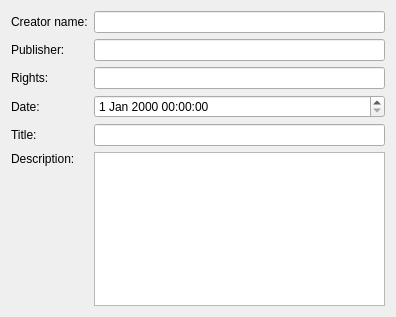
<?xml version="1.0" encoding="UTF-8"?>
<ui version="4.0">
 <class>DublinCore</class>
 <widget class="QWidget" name="DublinCore">
  <property name="geometry">
   <rect>
    <x>0</x>
    <y>0</y>
    <width>396</width>
    <height>317</height>
   </rect>
  </property>
  <layout class="QHBoxLayout" name="horizontalLayout">
   <item>
    <layout class="QFormLayout" name="formLayout">
     <property name="rowWrapPolicy">
      <enum>QFormLayout::WrapLongRows</enum>
     </property>
     <item row="0" column="0">
      <widget class="QLabel" name="label">
       <property name="text">
        <string>Creator name:</string>
       </property>
       <property name="buddy">
        <cstring>editCreator</cstring>
       </property>
      </widget>
     </item>
     <item row="0" column="1">
      <widget class="QLineEdit" name="editCreator"/>
     </item>
     <item row="1" column="0">
      <widget class="QLabel" name="label_4">
       <property name="text">
        <string>Publisher:</string>
       </property>
       <property name="buddy">
        <cstring>editPublisher</cstring>
       </property>
      </widget>
     </item>
     <item row="1" column="1">
      <widget class="QLineEdit" name="editPublisher"/>
     </item>
     <item row="2" column="0">
      <widget class="QLabel" name="label_5">
       <property name="text">
        <string>Rights:</string>
       </property>
       <property name="buddy">
        <cstring>editRights</cstring>
       </property>
      </widget>
     </item>
     <item row="2" column="1">
      <widget class="QLineEdit" name="editRights"/>
     </item>
     <item row="3" column="0">
      <widget class="QLabel" name="label_2">
       <property name="text">
        <string>Date:</string>
       </property>
       <property name="buddy">
        <cstring>editDate</cstring>
       </property>
      </widget>
     </item>
     <item row="3" column="1">
      <widget class="QDateTimeEdit" name="editDate"/>
     </item>
     <item row="4" column="0">
      <widget class="QLabel" name="label_7">
       <property name="text">
        <string>Title:</string>
       </property>
       <property name="buddy">
        <cstring>editTitle</cstring>
       </property>
      </widget>
     </item>
     <item row="4" column="1">
      <widget class="QLineEdit" name="editTitle"/>
     </item>
     <item row="5" column="0">
      <widget class="QLabel" name="label_3">
       <property name="text">
        <string>Description:</string>
       </property>
       <property name="alignment">
        <set>Qt::AlignLeading|Qt::AlignLeft|Qt::AlignTop</set>
       </property>
       <property name="buddy">
        <cstring>editDescription</cstring>
       </property>
      </widget>
     </item>
     <item row="5" column="1">
      <widget class="QTextEdit" name="editDescription"/>
     </item>
    </layout>
   </item>
  </layout>
 </widget>
 <resources/>
 <connections/>
</ui>
